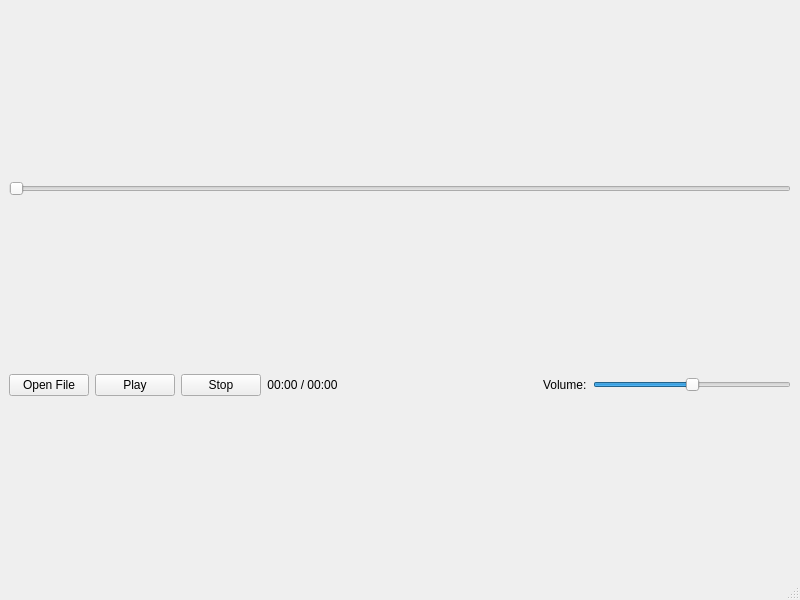
<?xml version="1.0" encoding="UTF-8"?>
<ui version="4.0">
 <class>MainWindow</class>
 <widget class="QMainWindow" name="MainWindow">
  <property name="geometry">
   <rect>
    <x>0</x>
    <y>0</y>
    <width>800</width>
    <height>600</height>
   </rect>
  </property>
  <property name="windowTitle">
   <string>Simple Video Player</string>
  </property>
  <widget class="QWidget" name="centralwidget">
   <layout class="QVBoxLayout" name="verticalLayout">
    <item>
     <layout class="QVBoxLayout" name="videoLayout">
      <property name="spacing">
       <number>0</number>
      </property>
     </layout>
    </item>
    <item>
     <widget class="QSlider" name="seekSlider">
      <property name="maximum">
       <number>1000</number>
      </property>
      <property name="orientation">
       <enum>Qt::Horizontal</enum>
      </property>
      <property name="sliderPosition">
       <number>0</number>
      </property>
      <property name="tracking">
       <bool>true</bool>
      </property>
     </widget>
    </item>
    <item>
     <layout class="QHBoxLayout" name="controlsLayout">
      <item>
       <widget class="QPushButton" name="openButton">
        <property name="text">
         <string>Open File</string>
        </property>
       </widget>
      </item>
      <item>
       <widget class="QPushButton" name="playPauseButton">
        <property name="text">
         <string>Play</string>
        </property>
       </widget>
      </item>
      <item>
       <widget class="QPushButton" name="stopButton">
        <property name="text">
         <string>Stop</string>
        </property>
       </widget>
      </item>
      <item>
       <widget class="QLabel" name="timeLabel">
        <property name="text">
         <string>00:00 / 00:00</string>
        </property>
        <property name="alignment">
         <set>Qt::AlignCenter</set>
        </property>
        <property name="minimumWidth">
         <number>120</number>
        </property>
       </widget>
      </item>
      <item>
       <spacer name="horizontalSpacer">
        <property name="orientation">
         <enum>Qt::Horizontal</enum>
        </property>
        <property name="sizeHint" stdset="0">
         <size>
          <width>40</width>
          <height>20</height>
         </size>
        </property>
       </spacer>
      </item>
      <item>
       <widget class="QLabel" name="volumeLabel">
        <property name="text">
         <string>Volume:</string>
        </property>
       </widget>
      </item>
      <item>
       <widget class="QSlider" name="volumeSlider">
        <property name="maximum">
         <number>100</number>
        </property>
        <property name="value">
         <number>50</number>
        </property>
        <property name="orientation">
         <enum>Qt::Horizontal</enum>
        </property>
        <property name="maximumWidth">
         <number>100</number>
        </property>
       </widget>
      </item>
     </layout>
    </item>
   </layout>
  </widget>
  <widget class="QMenuBar" name="menubar">
   <property name="geometry">
    <rect>
     <x>0</x>
     <y>0</y>
     <width>800</width>
     <height>21</height>
    </rect>
   </property>
  </widget>
  <widget class="QStatusBar" name="statusbar"/>
 </widget>
 <resources/>
 <connections/>
</ui>
